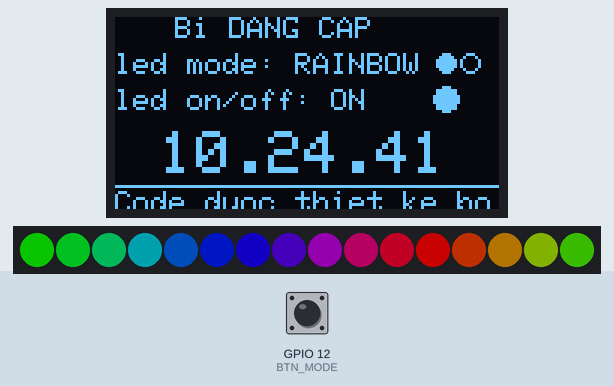
Simulated run of this sketch. Board: ESP8266 (NodeMCU). Parts: 128×64 one-colour display, 16 RGB LEDs in strip order, left to right. The inputs (shaded band) are chosen by the test bench; at power-on: GPIO 12 (BTN_MODE) HIGH. Dim RGB values are drawn brighter than linear; WiFi joins after 1.5 s; servers stay silent unless stated; network time is answered at once with the bench clock; the local clock reads 2024-03-15 10:24:30 at power-on unless the sketch sets it; what the sketch prints to the serial monitor is not drawn.

Above: at 12.5 s.
12.6 s: GPIO 12 (BTN_MODE) pulled LOW for 1 s
At 14.9 s:
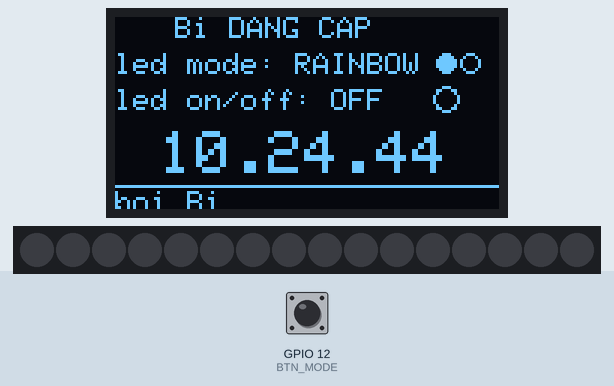
15.1 s: GPIO 12 (BTN_MODE) pulled LOW for 3.2 s
At 18.45 s:
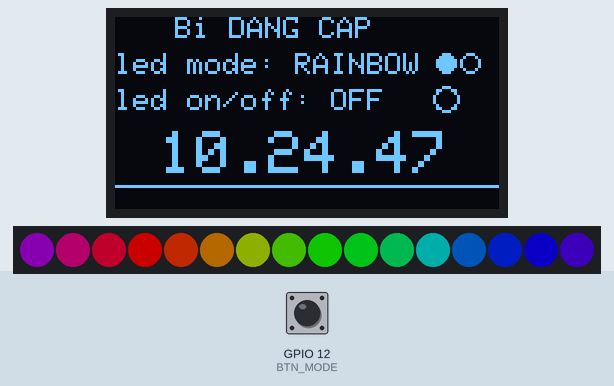
18.9 s: GPIO 12 (BTN_MODE) pulled LOW for 1 s
At 20.26 s:
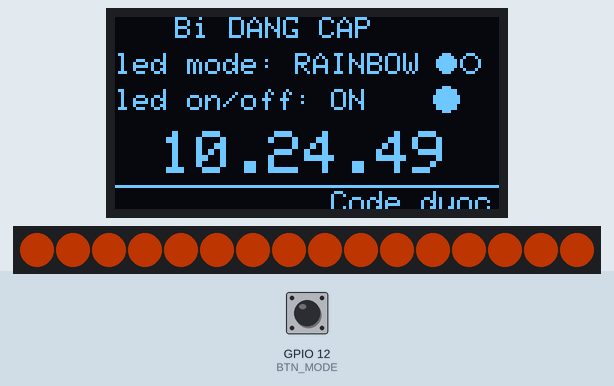
20.5 s: GPIO 12 (BTN_MODE) pulled LOW for 1 s
At 21.78 s:
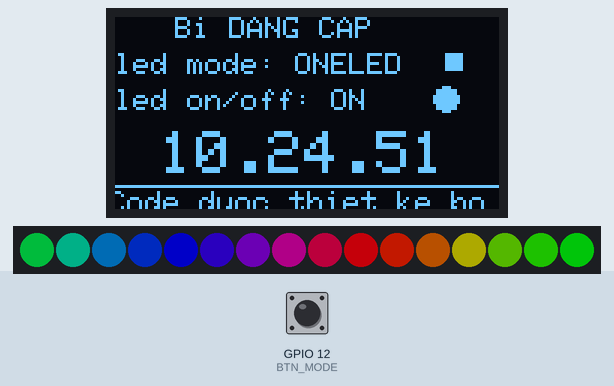
25.1 s: GPIO 12 (BTN_MODE) pulled LOW for 1 s
At 26.31 s:
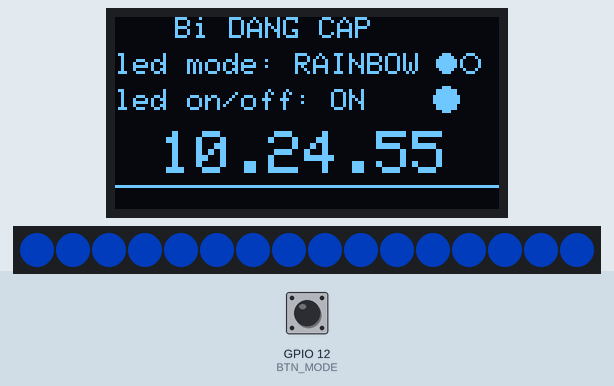
26.7 s: GPIO 12 (BTN_MODE) pulled LOW for 3.2 s
At 30.9 s:
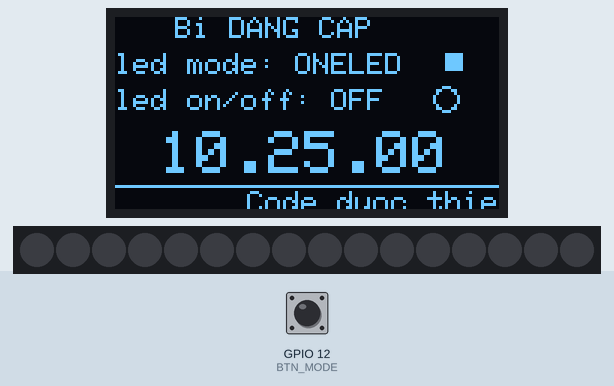

The sketch:

led.ino
```cpp
 // sda d1 scl d2 nha:) nút là d6
#include <Wire.h>
#include <Adafruit_GFX.h>
#include <Adafruit_SSD1306.h>
#include <Adafruit_NeoPixel.h>
#include <ESP8266WiFi.h>
#include <WiFiUdp.h>
#include <NTPClient.h>

const char* ssid = "TEN WIFI"; // nhập tên wf của mn vào vd Khong Biet
const char* password = "Pass wifi"; // nhập mật khẩu ví dụ : KhongBiet
const long utcOffsetInSeconds = 7 * 3600;
#define LED_PIN     15
#define LED_COUNT   16 // có thể đổi nha:) dùng led bao nhiêu led thì thay bằng số đó
#define BTN_MODE    12 // nút, có thể thay chân khác
#define SCREEN_WIDTH 128
#define SCREEN_HEIGHT 64
#define OLED_RESET    -1
#define SCREEN_ADDRESS 0x3C

Adafruit_NeoPixel strip(LED_COUNT, LED_PIN, NEO_GRB + NEO_KHZ800);
Adafruit_SSD1306 display(SCREEN_WIDTH, SCREEN_HEIGHT, &Wire, OLED_RESET);
WiFiUDP ntpUDP;
NTPClient timeClient(ntpUDP, "pool.ntp.org", utcOffsetInSeconds);

bool ledEnabled = true;
enum LedMode { RAINBOW, ONELED };
LedMode currentMode = RAINBOW;
int scrollPosition = 0;
unsigned long lastScrollUpdate = 0;
unsigned long lastOLEDUpdate = 0;
unsigned long lastBtnModePress = 0;
unsigned long btnPressStartTime = 0;
bool btnWasPressed = false;
const unsigned long debounceDelay = 200;
const unsigned long longPressTime = 1000;

void setup() {
  Serial.begin(115200);
  Serial.println();

  pinMode(BTN_MODE, INPUT_PULLUP);
  Wire.begin(5, 4);
  if(!display.begin(SSD1306_SWITCHCAPVCC, SCREEN_ADDRESS)) {
    Serial.println(F("Lỗi OLED!"));
    for(;;);
  }

  display.clearDisplay();
  display.setTextSize(1);
  display.setCursor(10, 20);
  display.println(F("Connecting WiFi"));
  display.setCursor(10, 35);
  display.print(F("SSID: "));
  display.println(ssid);
  display.display();

  WiFi.begin(ssid, password);
  Serial.print("Connecting to WiFi");
  int wifiTimeout = 0;
  while (WiFi.status() != WL_CONNECTED && wifiTimeout < 20) {
    delay(500);
    Serial.print(".");
    wifiTimeout++;
  }

  if(WiFi.status() == WL_CONNECTED) {
    Serial.println("\nWiFi connected!");
    Serial.print("IP: ");
    Serial.println(WiFi.localIP());

    timeClient.begin();
    timeClient.update();

    display.clearDisplay();
    display.setTextSize(1);
    display.setCursor(20, 25);
    display.println(F("WiFi Connected!"));
    display.display();
    delay(1500);
  } else {
    Serial.println("\nWiFi connection failed!");
    display.clearDisplay();
    display.setTextSize(1);
    display.setCursor(15, 25);
    display.println(F("WiFi Failed!"));
    display.display();
    delay(2000);
  }
  strip.begin();
  strip.setBrightness(100);
  strip.show();

  startupAnimation();

  Serial.println("Khởi động xong!");
}

void loop() {
  static unsigned long lastNTPUpdate = 0;
  if(millis() - lastNTPUpdate >= 60000 || lastNTPUpdate == 0) {
    timeClient.update();
    lastNTPUpdate = millis();
  }
  handleButtons();

  static bool ledCleared = false;

  if(ledEnabled) {
    if(currentMode == RAINBOW) {
      rainbowCycle(10);
    } else {
      oneLedMode();
    }
    ledCleared = false;
  } else {
    if(!ledCleared) {
      for(int i = 0; i < LED_COUNT; i++) {
        strip.setPixelColor(i, strip.Color(0, 0, 0));
      }
      strip.show();
      ledCleared = true;
    }
  }

  if(millis() - lastOLEDUpdate >= 1000) {
    lastOLEDUpdate = millis();
    updateMenuOLED();
  }

  if(millis() - lastScrollUpdate >= 50) {
    lastScrollUpdate = millis();
    scrollPosition -= 2;
    if(scrollPosition < -250) scrollPosition = 128;
  }
}

void startupAnimation() {
  Serial.println("Chạy hiệu ứng khởi động...");
  display.clearDisplay();
  display.setTextSize(2);
  display.setTextColor(SSD1306_WHITE);
  display.setCursor(10, 20);
  display.println(F("Led"));
  display.setTextSize(1);
  display.setCursor(15, 45);
  display.println(F("Dang khoi dong..."));
  display.display();
  delay(1500);

  for(int i = 0; i < LED_COUNT; i++) {
    strip.setPixelColor(i, Wheel((i * 256 / LED_COUNT) & 255));
    strip.show();

    display.clearDisplay();
    display.setTextSize(1);
    display.setCursor(15, 20);
    display.print(F("Led Dang Khoi Dong"));
    for(int d = 0; d < (i % 4); d++) display.print(F("."));

    display.setCursor(35, 35);
    display.print(F("LED: "));
    display.print(i + 1);
    display.print(F("/16"));
    display.drawRect(14, 50, 100, 8, SSD1306_WHITE);
    display.fillRect(16, 52, (i + 1) * 6, 4, SSD1306_WHITE);
    display.display();

    delay(100);
  }

  delay(300);
  for(int i = LED_COUNT - 1; i >= 0; i--) {
    strip.setPixelColor(i, strip.Color(0, 0, 0));
    strip.show();

    int progress = LED_COUNT - i;

    display.clearDisplay();
    display.setTextSize(1);
    display.setCursor(25, 20);
    display.print(F("Sap Xong Roi:))"));
    for(int d = 0; d < (progress % 4); d++) display.print(F("."));

    display.setCursor(30, 35);
    display.print(F("Progress: "));
    display.print(progress);
    display.print(F("/16"));
    display.drawRect(14, 50, 100, 8, SSD1306_WHITE);
    display.fillRect(16, 52, progress * 6, 4, SSD1306_WHITE);
    display.display();

    delay(100);
  }

  delay(300);

  display.clearDisplay();
  display.setTextSize(1.5);
  display.setCursor(52, 8);
  display.println(F("Tiktok"));
  display.setTextSize(1.5);
  display.setCursor(10, 25);
  display.println(F("Bidayne161"));
  display.setTextSize(1);
  display.setCursor(20, 48);
  display.println(F("Hethong SanSang"));
  display.display();
  delay(2000);
}

void updateMenuOLED() {
  display.clearDisplay();

  display.setTextSize(1);
  display.setCursor(20, 0);
  display.println(F("Bi DANG CAP"));

  display.setCursor(0, 12);
  display.print(F("led mode: "));
  display.print(currentMode == RAINBOW ? "RAINBOW" : "ONELED ");

  if(currentMode == RAINBOW) {
    display.fillCircle(110, 15, 3, SSD1306_WHITE);
    display.drawCircle(118, 15, 3, SSD1306_WHITE);
  } else {
    display.fillRect(110, 12, 6, 6, SSD1306_WHITE);
  }

  display.setCursor(0, 24);
  display.print(F("led on/off: "));
  display.print(ledEnabled ? "ON " : "OFF");

  if(ledEnabled) {
    display.fillCircle(110, 27, 4, SSD1306_WHITE);
  } else {
    display.drawCircle(110, 27, 4, SSD1306_WHITE);
  }

  display.setTextSize(2);
  display.setCursor(15, 38);

  int hours = timeClient.getHours();
  int minutes = timeClient.getMinutes();
  int seconds = timeClient.getSeconds();

  char timeStr[9];
  sprintf(timeStr, "%02d.%02d.%02d", hours, minutes, seconds);
  display.print(timeStr);


  display.setTextSize(1);
  display.drawLine(0, 56, 128, 56, SSD1306_WHITE);
  display.setCursor(scrollPosition, 58);
  display.print(F("Code duoc thiet ke boi Bi"));

  display.display();
}

void rainbowCycle(uint8_t wait) {
  static uint16_t j = 0;

  for(int i = 0; i < LED_COUNT; i++) {
    strip.setPixelColor(i, Wheel(((i * 256 / LED_COUNT) + j) & 255));
  }
  strip.show();
  delay(wait);

  j++;
  if(j >= 256) j = 0;
}

void oneLedMode() {
  static uint16_t colorOffset = 0;

  uint32_t color = Wheel(colorOffset & 255);

  for(int i = 0; i < LED_COUNT; i++) {
    strip.setPixelColor(i, color);
  }
  strip.show();
  delay(10);

  colorOffset++;
  if(colorOffset >= 256) colorOffset = 0;
}

uint32_t Wheel(byte WheelPos) {
  WheelPos = 255 - WheelPos;
  if(WheelPos < 85) {
    return strip.Color(255 - WheelPos * 3, 0, WheelPos * 3);
  }
  if(WheelPos < 170) {
    WheelPos -= 85;
    return strip.Color(0, WheelPos * 3, 255 - WheelPos * 3);
  }
  WheelPos -= 170;
  return strip.Color(WheelPos * 3, 255 - WheelPos * 3, 0);
}

void handleButtons() {
  bool btnPressed = (digitalRead(BTN_MODE) == LOW);

  if(btnPressed && !btnWasPressed) {
    btnPressStartTime = millis();
    btnWasPressed = true;
  }

  if(!btnPressed && btnWasPressed) {
    unsigned long pressDuration = millis() - btnPressStartTime;

    if(pressDuration >= longPressTime) {
      toggleLED();
      Serial.print("LED toggled to: ");
      Serial.println(ledEnabled ? "ON" : "OFF");
    }
    else if(pressDuration >= debounceDelay) {
      if(ledEnabled) {
        toggleMode();
        Serial.print("Mode changed to: ");
        Serial.println(currentMode == RAINBOW ? "RAINBOW" : "ONELED");
      }
    }

    btnWasPressed = false;
  }
}

void toggleMode() {
  if(currentMode == RAINBOW) {
    currentMode = ONELED;
  } else {
    currentMode = RAINBOW;
  }
}

void toggleLED() {
  ledEnabled = !ledEnabled;
}
```

Measured:
- after the input at 20.5 s, the display: first differs from a run without the input after 1.1 s (image 4)
